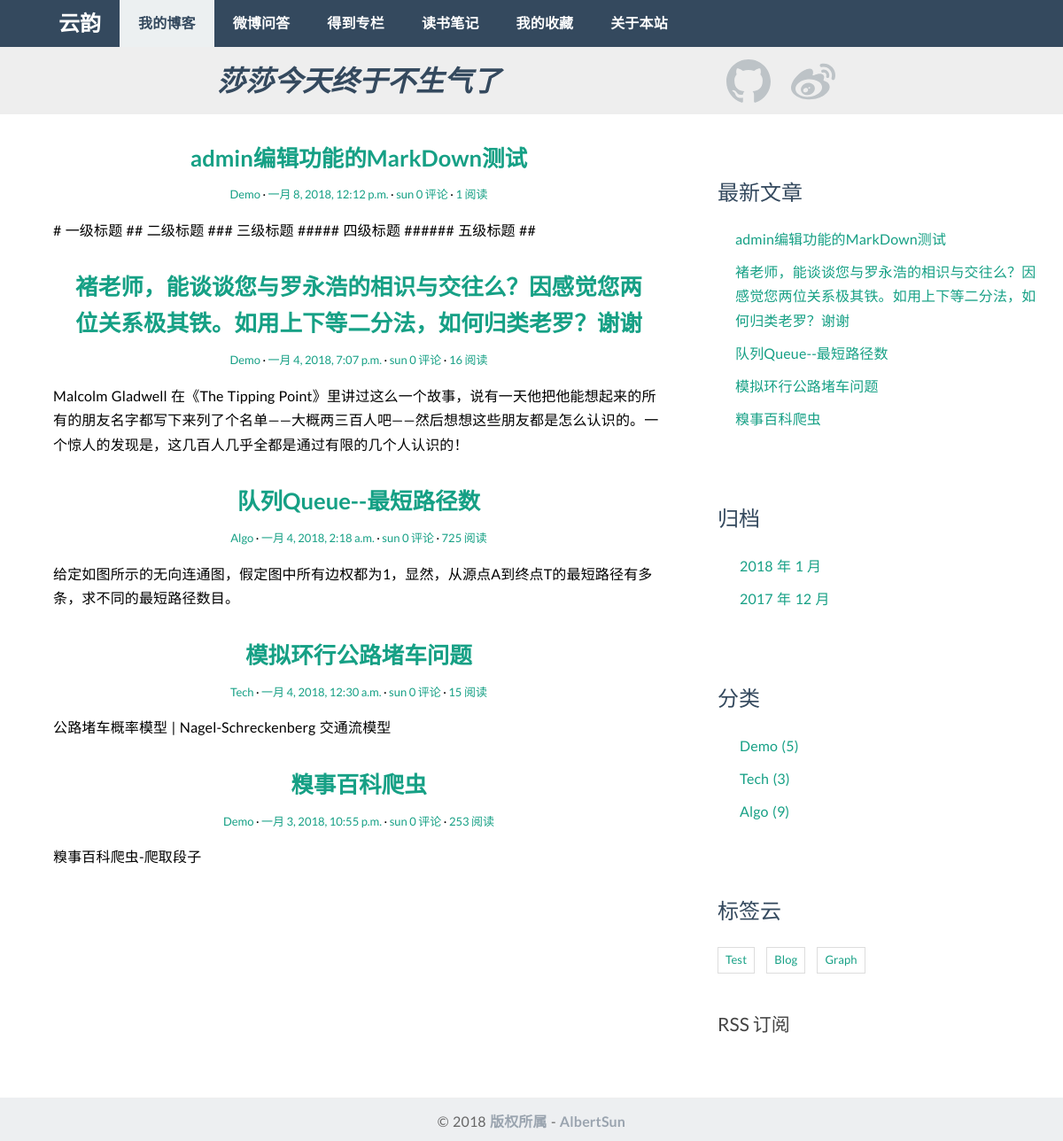
Screenshot of /archives/2018/1/ with the database file from the repository.
### article/models.py (models this page shows, shortened)
class Article(models.Model):
    title = models.CharField(max_length=30, verbose_name="文章标题")
    body = models.TextField(verbose_name="文章内容", default='')
    created_time = models.DateTimeField(verbose_name="创建时间")
    modified_time = models.DateTimeField(verbose_name="修改时间")
    excerpt = models.CharField(max_length=256, blank=True, verbose_name="摘要")
    '''
    这是分类与标签，分类与标签的模型我们已经定义在上面。
    我们在这里把文章对应的数据库表和分类、标签对应的数据库表关联了起来，但是关联形式稍微有点不同。
    我们规定一篇文章只能对应一个分类，但是一个分类下可以有多篇文章，所以我们使用的是 ForeignKey，即一对多的关联关系。
    而对于标签来说，一篇文章可以有多个标签，同一个标签下也可能有多篇文章，所以我们使用 ManyToManyField，表明这是多对多的关联关系。
    同时我们规定文章可以没有标签，因此为标签 tags 指定了 blank=True。
    如果你对 ForeignKey、ManyToManyField 不了解，请看教程中的解释，亦可参考官方文档：
    https://docs.djangoproject.com/en/1.10/topics/db/models/#relationships
    '''
    category = models.ForeignKey(Category, verbose_name="分类")
    tags = models.ManyToManyField(Tag, blank=True, verbose_name=u"标签")
    '''
    文章作者，这里 User 是从 django.contrib.auth.models 导入的。
    django.contrib.auth 是 Django 内置的应用，专门用于处理网站用户的注册、登录等流程，User 是 Django 为我们已经写好的用户模型。
    这里我们通过 ForeignKey 把文章和 User 关联了起来。
    因为我们规定一篇文章只能有一个作者，而一个作者可能会写多篇文章，因此这是一对多的关联关系，和 Category 类似。
    '''
    author = models.ForeignKey(User, verbose_name="作者")
    views = models.PositiveIntegerField(default=1, verbose_name="浏览量")
    def get_absolute_url(self):
        return reverse('article:detail', kwargs={'pk': self.pk})  # reverse的第一个参数是urls.py的url中的name, blogdetail
    class Meta:  # 列表中可以用多个项，比如 ordering = ['-created_time', 'title']，那么首先依据created_time排序
        ordering = ['-created_time']

class Category(models.Model):
    name = models.CharField(max_length=20, verbose_name="类别名称")

class Tag(models.Model):
    name = models.CharField(max_length=20, verbose_name="标签名称")

### article/views.py (the view)
# urls.py: url(r'^archives/(?P<year>[0-9]{4})/(?P<month>[0-9]{1,2})/$', views.ArchiveView.as_view(), name='archives'),
class ArchiveView(IndexView):
    def get_queryset(self):
        return super(ArchiveView, self).get_queryset().filter(created_time__year=self.kwargs.get('year'), created_time__month=self.kwargs.get('month'))

### article/templatetags/blog_tags.py (called while the page is built)
@register.simple_tag
def get_recent_posts(num=5):
    return Article.objects.all().order_by('-created_time')[:num]

@register.simple_tag
def archives():
    return Article.objects.dates('created_time', 'month', order='DESC')

@register.simple_tag
def get_categories():
    return Category.objects.annotate(num_posts=Count('article')).filter(num_posts__gt=0)

@register.simple_tag
def get_tags():
    return Tag.objects.annotate(num_posts=Count('article')).filter(num_posts__gt=0)

### article/views.py (called while the page is built, shortened)
    def get_context_data(self, **kwargs):
        context = super(IndexView, self).get_context_data(**kwargs)
        paginator = context.get('paginator')
        page = context.get('page_obj')
        is_paginated = context.get('is_paginated')
        pagination_data = self.pagination_data(paginator, page, is_paginated)
        context.update(pagination_data)
        return context

    def pagination_data(self, paginator, page, is_paginated):
        if not is_paginated:
            return {}

### templates/article/index.html (shortened to what this page needs)
{% extends 'base.html' %}
{% block main %}
    {% for article in article_list %}
        <article class="post article-{{ article.pk }}">
            <header class="entry-header">
                <h1 class="entry-title">
                    <a href="{{ article.get_absolute_url }}">{{ article.title }}</a>
                </h1>
                <div class="entry-meta">
                    <span class="post-category"><a href="{% url 'article:category' article.category.pk %}">{{ article.category.name }}</a></span>
                    <span class="post-date"><a href="{% url 'article:archives' article.created_time.year article.created_time.month %}"><time class="entry-date"
                                                                      datetime="{{ article.created_time }}">{{ article.created_time }}</time></a></span>
                    <span class="article-author"><a href="#">{{ article.author }}</a></span>
                    <span class="comments-link"><a href="#">{{article.comment_set.count}} 评论</a></span>
                    <span class="views-count"><a href="#">{{ article.views }} 阅读</a></span>
                </div>
            </header>
            <div class="entry-content clearfix">
                <p>{{ article.excerpt }}</p>
            </div>
        </article>
    {% empty %}
        <div class="no-post">暂时还没有发布的文章！</div>
    {% endfor %}
{% endblock main %}

### templates/base.html (shortened to what this page needs)
<!DOCTYPE html>
{% load staticfiles %}
{% load blog_tags %}
<html lang="zh-cn">
    <head>
        <link rel="stylesheet" href="{% static 'article/css/custom.css' %}">
        <link rel="stylesheet" href="{% static 'article/css/pagination.css' %}">
        <link rel="stylesheet" style="text/css" href="{% static 'article/css/friendly.css' %}">
        <link rel="stylesheet" href="{% static 'article/css/bootstrap.min.css' %}">
        <link rel="stylesheet" style="text/css" href="{%static 'article/css/flat-ui.css' %}">
        <link rel="stylesheet" style="text/css" href="{%static 'article/css/jblog.css' %}">
        <link rel="stylesheet" href="http://code.ionicframework.com/ionicons/2.0.1/css/ionicons.min.css">
    </head>
    <body>
        <header class="navbar-inverse navbar-fixed-top"  role="navigation">
            <div class="container">
                <nav>
                  <div class="container-fluid">
                    <div class="navbar-header">
                      <a class="navbar-brand" href="{% url 'article:index' %}">云韵</a>
                    </div>
                    <div id="navbar" class="collapse navbar-collapse">
                        <ul class="nav navbar-nav">
                            <li class="active"><a id="navbar-blog-a" href="{% url 'article:index' %}">我的博客</a></li>
                            <li ><a href="#">微博问答</a></li>
                            <li ><a href="#">得到专栏</a></li>
                            <li ><a href="#">读书笔记</a></li>
                            <li ><a href="#">我的收藏</a></li>
                            <li ><a href="#">关于本站</a></li>
                        </ul>
                    </div>
                  </div>
                </nav>
            </div>
        </header>
        <div class="jumbotron masthead">
              <div class="container">
                <div class = "row">
                    <div class="col-md-8 text-center">
                        <h3 style="font-size: 32px;"><i id="greeting-sentence">莎莎今天终于不生气了</i></h3>
                    </div>
                    <div class="col-md-2 icon-link-div">
                        <a href="https://github.com/jhonsonlaid">
                        </a>
                        <a href="http://weibo.com/2188137122/profile?rightmod=1&wvr=6&mod=personinfo&is_all=1">
                        </a>
                    </div>
                </div>
              </div>
        </div>
        <div class="content-body">
            <div class="container">
                <div class="row">
                    <main class="col-md-8">
                        {% block main %}
                        {% endblock main %}
                    </main>
                    <aside class="col-md-4">
                        <div class="widget widget-recent-posts">
                            <h3 class="widget-title">最新文章</h3>
                            {% get_recent_posts as recent_post_list %}
                            <ul>
                                {% for post in recent_post_list %}
                                    <li>
                                        <a href="{{ post.get_absolute_url }}">{{ post.title }}</a>
                                    </li>
                                {% empty %}
                                    暂无文章！
                                {% endfor %}
                            </ul>
                        </div>
                        <div class="widget widget-archives">
                            <h3 class="widget-title">归档</h3>
                            {% archives as date_list %}
                            <ul>
                                {% for date in date_list %}
                                    <li>
                                        <a href="{% url 'article:archives' date.year date.month %}">
                                        {{ date.year }} 年 {{ date.month }} 月</a>
                                    </li>
                                {% empty %}
                                    暂无归档！
                                {% endfor %}
                            </ul>
                        </div>
                        <div class="widget widget-category">
                            <h3 class="widget-title">分类</h3>
                            {% get_categories as category_list %}
                            <ul>
                                {% for category in category_list %}
                                    <li>
                                        <a href="{% url 'article:category' category.pk %}">{{ category.name }} <span class="post-count">({{ category.num_posts }})</span></a>
                                    </li>
                                {% empty %}
                                    暂无分类！
                                {% endfor %}
                            </ul>
                        </div>
                        <div class="widget widget-tag-cloud">
                            <h3 class="widget-title">标签云</h3>
                                {% get_tags as tag_list %}
                                <ul>
                                    {% for tag in tag_list %}
                                    <li>
                                        <a href="{% url 'article:tag' tag.pk %}">{{ tag.name }}</a>
                                    </li>
                                    {% empty %}
                                        暂无标签！
                                    {% endfor %}
                                </ul>
                        </div>
                        <div class="rss">
                            <a href="{% url 'rss' %}"> RSS 订阅</a>
                        </div>
                    </aside>
                </div>
            </div>
        </div>
        <footer id="site-footer">
            <div class="container">
                <div class="row">
                    <div class="col-md-12">
                        <p class="copyright">&copy 2018 <a target="_blank" title="AlbertSun">版权所属</a>
                            - <a title="AlbertSun模板" target="_blank">AlbertSun</a>
                        </p>
                    </div>
                </div>
            </div>
        </footer>
    </body>
</html>

### article/static/article/css/custom.css (style rules this page uses)
* { outline: none; }
h1, h2, h3, h4, h5, h6 { margin-top: 0; }
a { color: #333; }
body { color: #444; font-family: "Lato", Helvetica, Arial, sans-serif; }
p, li { font-family: inherit; font-weight: 400; word-spacing: 1px; letter-spacing: 0.01em; }
.content-body { padding-bottom: 4em; }
.post { background: #fff; padding: 0px 30px 0; }
.entry-title { text-align: center; font-size: 1.6em; margin-bottom: 10px; line-height: 1.6; padding: 0px 20px 0; }
.entry-meta { text-align: center; color: #DDDDDD; font-size: 13px; margin-bottom: 15px; }
.entry-content { font-size: 18px; line-height: 1.9; font-weight: 300; color: #000; }
.post-category::after, .post-date::after, .post-author::after, .comments-link::after { content: " ·"; color: #000; }
.widget { background: #fff; padding: 30px 0 0; }
.widget-title { font-size: 1.5em; margin-bottom: 20px; line-height: 1.6; padding: 10px 0 0; font-weight: 400; }
.widget-recent-posts ul { padding: 0; margin: 0; padding-left: 20px; }
.widget-recent-posts ul li { list-style-type: none; position: relative; line-height: 170%; margin-bottom: 10px; }
.widget-recent-posts ul li::before { content: '\f3d3'; font-family: "Ionicons"; position: absolute; left: -17px; top: 3px; font-size: 16px; color: #000; }
.widget-archives ul { padding: 0; margin: 0; padding-left: 25px; }
.widget-archives ul li { list-style-type: none; position: relative; line-height: 170%; margin-bottom: 10px; }
.widget-archives ul li::before { content: '\f3f3'; font-family: "Ionicons"; position: absolute; left: -25px; top: 1px; font-size: 16px; color: #000; }
.widget-category ul { padding: 0; margin: 0; padding-left: 25px; }
.widget-category ul li { list-style-type: none; position: relative; line-height: 170%; margin-bottom: 10px; }
.widget-category ul li::before { content: '\f3fe'; font-family: "Ionicons"; position: absolute; left: -25px; top: 1px; font-size: 18px; color: #000; }
.widget-tag-cloud ul { padding: 0; margin: 0; margin-right: -10px; }
.widget-tag-cloud ul li { list-style-type: none; font-size: 13px; display: inline-block; margin-right: 10px; margin-bottom: 10px; padding: 3px 8px; border: 1px solid #ddd; }
.rss { font-size: 21px; margin-top: 30px; }
.rss a { color: #444; }
#site-footer { padding-top: 10px; padding: 0 0 12px 0; }
.copyright { text-align: center; padding-top: 1em; margin: 0; border-top: 1px solid #eee; color: #666; }

### article/static/article/css/jblog.css (style rules this page uses)
.jumbotron { margin-top: 8px; }
.navbar-nav > .active >a { background-color: red; }
.icon-link { margin: 23px 10px 0px 10px; fill: #BDC3C7; width: 50px; height: 50px; }
body, p { font-size: 16px; }
h1, .h1 { font-size: 28px; margin-bottom: 10px; }
h3, .h3 { font-size: 20px; margin-bottom: 5px; }
ul, ol { margin-left: 20px; padding-left: 10px; }

### rows the page displays
Article: title "admin编辑功能的MarkDown测试", category.name "Demo", created_time "一月 8, 2018, 12:12 p.m.", author "sun", comment_set.count "0", views "1", excerpt "# 一级标题 ## 二级标题 ### 三级标题 ##### 四级标题 ###### 五级标题 ##"
Article: title "褚老师，能谈谈您与罗永浩的相识与交往么？因感觉您两位关系极其铁。如用上下等二分法，如何归类老罗？谢谢", category.name "Demo", created_time "一月 4, 2018, 7:07 p.m.", author "sun", comment_set.count "0", views "16", excerpt "Malcolm Gladwell 在《The Tipping Point》里讲过这么一个故事，说有一天他把他能想起来的所有的朋友名字都写下来列了个名单——大概两三百人吧——然后想想这些朋友都是怎么认识的。一个惊人的发现是，这几百人几乎全都是通过有限的几个人认识的！"
Article: title "队列Queue--最短路径数", category.name "Algo", created_time "一月 4, 2018, 2:18 a.m.", author "sun", comment_set.count "0", views "725", excerpt "给定如图所示的无向连通图，假定图中所有边权都为1，显然，从源点A到终点T的最短路径有多条，求不同的最短路径数目。"
Article: title "模拟环行公路堵车问题", category.name "Tech", created_time "一月 4, 2018, 12:30 a.m.", author "sun", comment_set.count "0", views "15", excerpt "公路堵车概率模型 | Nagel-Schreckenberg 交通流模型"
Article: title "糗事百科爬虫", category.name "Demo", created_time "一月 3, 2018, 10:55 p.m.", author "sun", comment_set.count "0", views "253", excerpt "糗事百科爬虫-爬取段子"
Category: name "Demo", num_posts "5"
Category: name "Tech", num_posts "3"
Category: name "Algo", num_posts "9"
Tag: name "Test"
Tag: name "Blog"
Tag: name "Graph"

### other values shown
{{ date.year }} "2018" "2017"
{{ date.month }} "1" "12"
